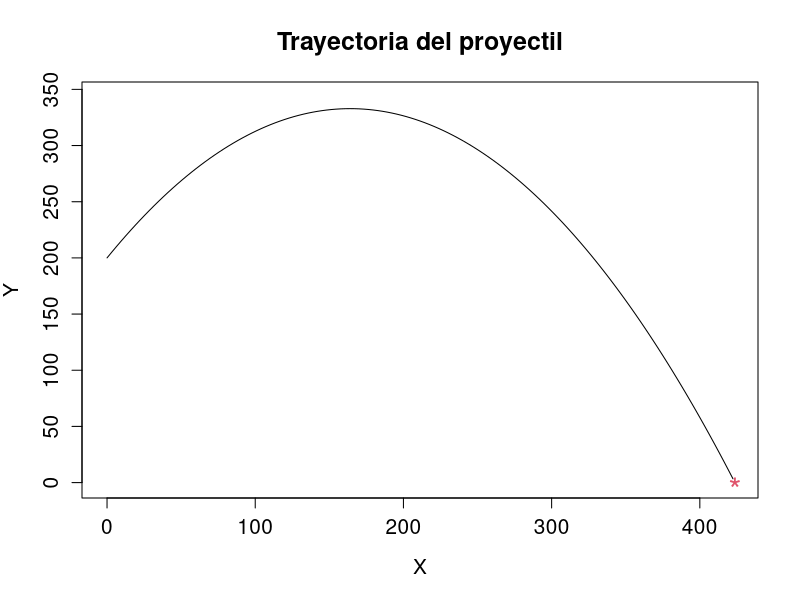
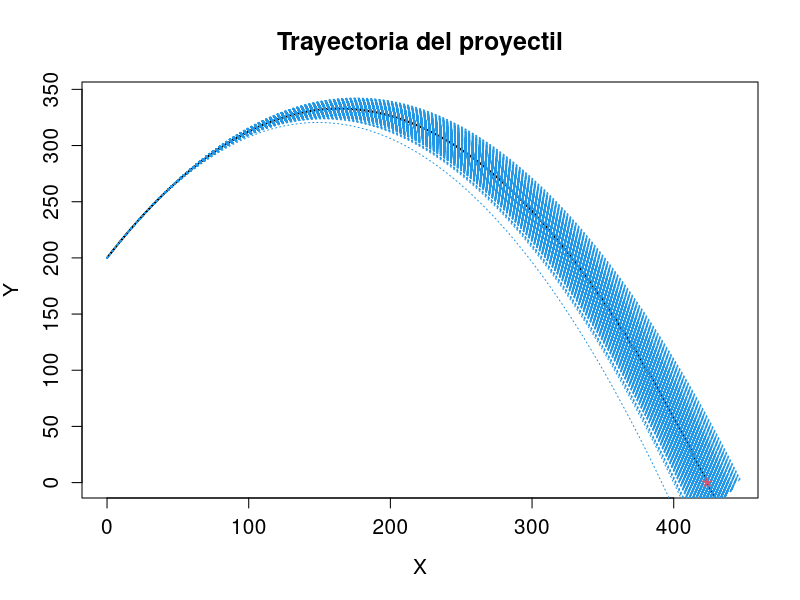
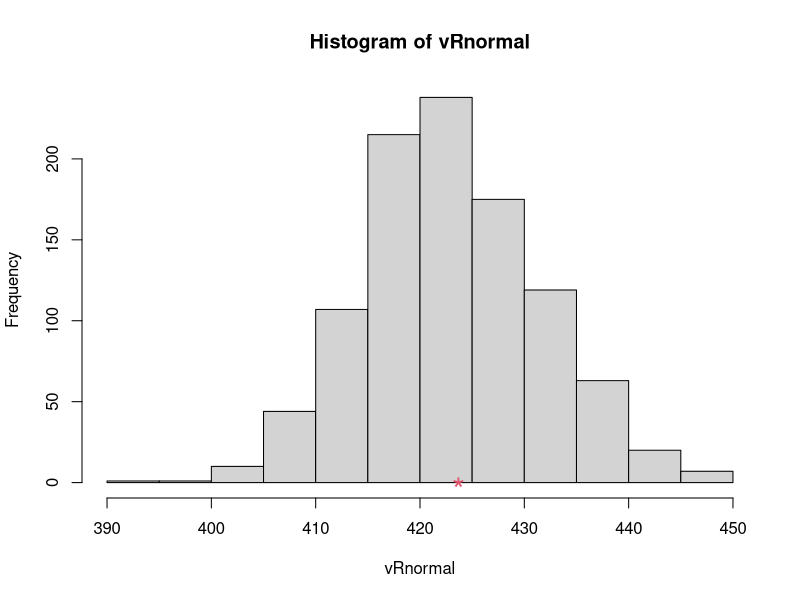
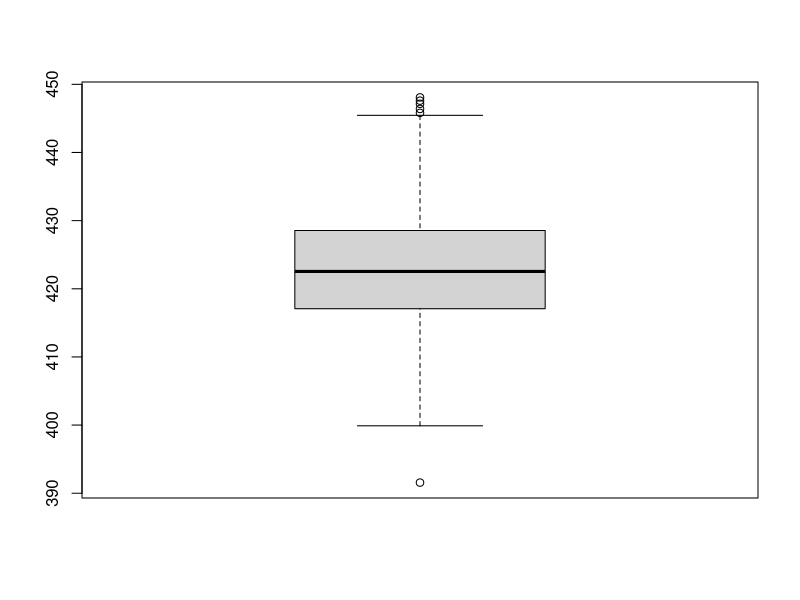

The R source for these figures, in order:
###############################################################################
#PROGRAMA: SIMULACION DE DATOS NORMALES EN UN CONTEXTO FISICO                 #
#SE DISPARA UN PROYECTIL DESDE UNA ALTURA h SOBRE UN PLANO HORIZONTAL CON     #
#VELOCIDAD INICIAL v0, HACIENDO UN ANGULO THETA CON LA HORIZONTAL.            #
#MONTOYA: 2015-02-03                                                          #
###############################################################################

####################COMPORTAMIENTO DETERMINISTA DEL FENOMENO###################
#ESCENARIO DE SIMULACION
v0<-60
h<-200
g<-9.81
vtheta<-45

#TIEMPO DE VUELO
z<-g*h/(v0^2)
w<-sin(vtheta)+sqrt((sin(vtheta))^2+2*z)
vT<-(v0/g)*w

#ALCANCE
vR<-((v0^2)/g)*w*cos(vtheta)

#TRAYECTORIA DEL PROYECTIL
vt<-seq(0,vT,0.1)
x<-v0*cos(vtheta)*vt
y<-h+v0*sin(vtheta)*vt-g*(vt^2)/2
plot(x,y,type="l",lty=1,lwd=1,col=1,ylim=c(0,max(y)+10),
     xlab="X",ylab="Y", main="Trayectoria del proyectil", cex.main=1.5,
     cex.lab=1.25,cex.axis=1.25)
text(vR,0,"*",cex=2,col=2)


####################COMPORTAMIENTO ALEATORIO DEL FENOMENO###################
####################VELOCIDAD SE COMPORTA COMO UNA NORMAL###################
#ESCENARIO DE SIMULACION
MEDIAv0<-60
DESVIv0<-0.75
h<-200
g<-9.81
vtheta<-45
n<-1000

#DATOS SIMULADOS DE LA VELOCIDAD: CASO NORMAL
v0Normal<-rnorm(n,mean=MEDIAv0,sd=DESVIv0)

#TIEMPOS DE VUELO
z<-g*h/(v0Normal^2)
w<-sin(vtheta)+sqrt((sin(vtheta))^2+2*z)
vT<-(v0Normal/g)*w

#ALCANCES
vRnormal<-((v0Normal^2)/g)*w*cos(vtheta)

#TRAYECTORIAS DEL PROYECTIL
vt<-seq(0,max(vT),0.1)
x<-v0*cos(vtheta)*vt
y<-h+v0*sin(vtheta)*vt-g*(vt^2)/2
plot(x,y,type="l",lty=1,lwd=2,col=1,ylim=c(0,max(y)+10),xlim=c(0,max(x)+10),
     xlab="X",ylab="Y", main="Trayectoria del proyectil", cex.main=1.5,
     cex.lab=1.25,cex.axis=1.25)
for(i in 1:n)
{
  vx<-v0Normal[i]*cos(vtheta)*vt
  vy<-h+v0Normal[i]*sin(vtheta)*vt-g*(vt^2)/2
  points(vx,vy,type="l",lty=3,lwd=1,col=4)
}
text(vR,0,"*",cex=2,col=2)

#GRAFICA DE ALCANCES
summary(vRnormal)
sd(vRnormal)
var(vRnormal)
min(vRnormal)
max(vRnormal)

hist(vRnormal)
text(vR,0,"*",cex=2,col=2)

boxplot(vRnormal)

